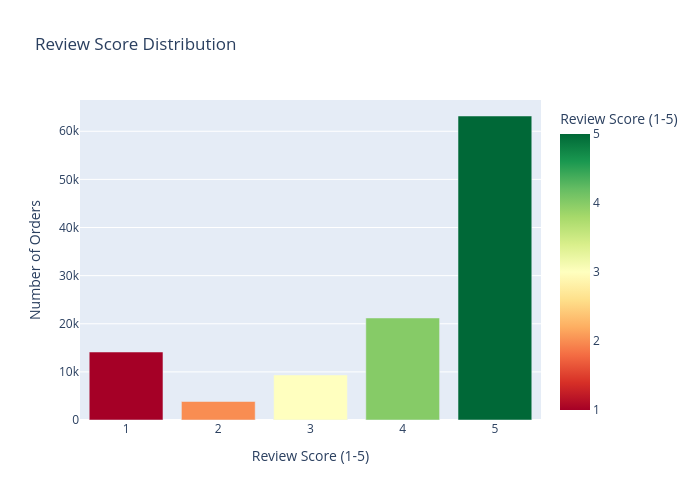

Source (notebook cell):
### Code cell
#---- 5. REVIEW SCORE DISTRIBUTION ----
review_dist = df["review_score"].value_counts().sort_index().reset_index()
review_dist.columns = ["review_score", "count"]

fig5 = px.bar(
    review_dist,
    x="review_score",
    y="count",
    title="Review Score Distribution",
    labels={"review_score": "Review Score (1-5)", "count": "Number of Orders"},
    color="review_score",
    color_continuous_scale="RdYlGn",
)
fig5.update_layout(width = 700, height = 500)
fig5.show()

### Figure 1 — Plotly figure (JSON) as saved in the notebook; plotly's stock layout.template omitted (floating-point values rounded to 4 significant figures)
{"data": [{"hovertemplate": "Review Score (1-5)=%{marker.color}<br>Number of Orders=%{y}<extra></extra>", "legendgroup": "", "marker": {"color": [1.0, 2.0, 3.0, 4.0, 5.0], "coloraxis": "coloraxis", "pattern": {"shape": ""}}, "name": "", "orientation": "v", "showlegend": false, "textposition": "auto", "type": "bar", "x": [1.0, 2.0, 3.0, 4.0, 5.0], "xaxis": "x", "y": [14127, 3843, 9362, 21203, 63173], "yaxis": "y"}], "layout": {"barmode": "relative", "coloraxis": {"colorbar": {"title": {"text": "Review Score (1-5)"}}, "colorscale": [[0, "rgb(165,0,38)"], [0.1, "rgb(215,48,39)"], [0.2, "rgb(244,109,67)"], [0.3, "rgb(253,174,97)"], [0.4, "rgb(254,224,139)"], [0.5, "rgb(255,255,191)"], [0.6, "rgb(217,239,139)"], [0.7, "rgb(166,217,106)"], [0.8, "rgb(102,189,99)"], [0.9, "rgb(26,152,80)"], [1, "rgb(0,104,55)"]]}, "height": 500, "legend": {"tracegroupgap": 0}, "title": {"text": "Review Score Distribution"}, "width": 700, "xaxis": {"anchor": "y", "domain": [0, 1], "title": {"text": "Review Score (1-5)"}}, "yaxis": {"anchor": "x", "domain": [0, 1], "title": {"text": "Number of Orders"}}}}
